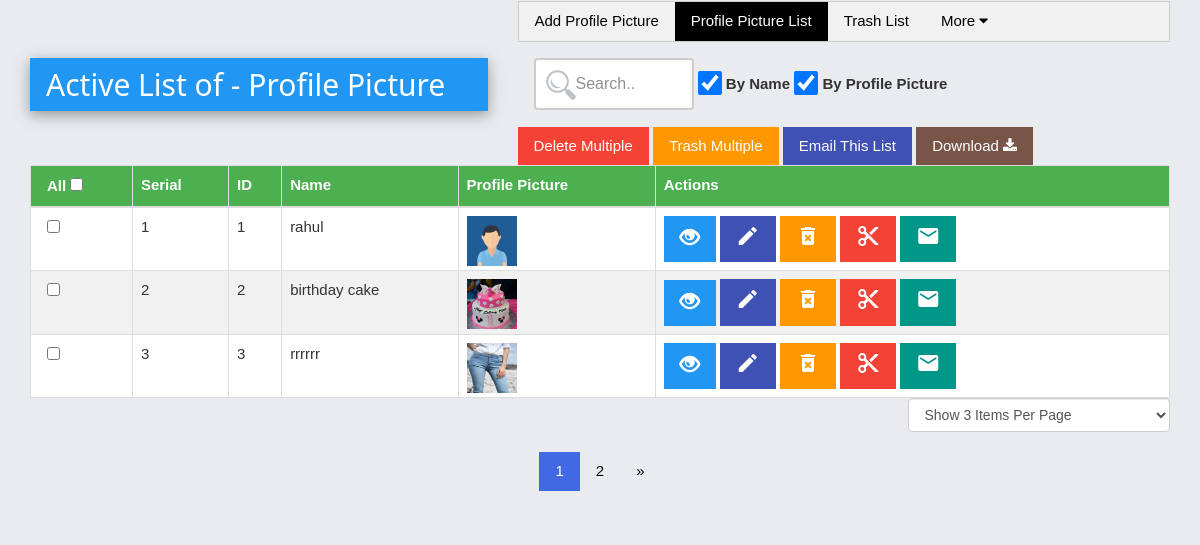
Screenshot of /views/Team_Error_Point/ProfilePicture/index.php with the database file from the repository.
### tables this page shows
CREATE TABLE `tbl_profile_pictures` (
  `id` int(11) NOT NULL,
  `name` varchar(100) NOT NULL,
  `profile_picture` varchar(100) NOT NULL,
  `is_trashed` varchar(20) NOT NULL DEFAULT 'No'
);

### src/Team_Error_Point/ProfilePicture/ProfilePicture.php (called while the page is built, shortened)
<?php
class ProfilePicture extends Database
{
    public function index(){
        $query = "SELECT * FROM `tbl_profile_pictures` WHERE is_trashed = 'No'";
        $STH = $this->DBH->query($query);
        $STH->setFetchMode(PDO::FETCH_OBJ);
        $allData = $STH->fetchAll();
        return $allData;
    }
    public function getAllKeywords()
    {
        $_allKeywords = array();
        $allData = $this->index();
        foreach ($allData as $oneData) {
            $_allKeywords[] = trim($oneData->name);
        }
        foreach ($allData as $oneData) {
            $eachString= strip_tags($oneData->name);
            $eachString=trim( $eachString);
            $eachString= preg_replace( "/\r|\n/", " ", $eachString);
            $eachString= str_replace("&nbsp;","",  $eachString);
            $WordsArr = explode(" ", $eachString);
            foreach ($WordsArr as $eachWord){
                $_allKeywords[] = trim($eachWord);
            }
        }
        $allData = $this->index();
        foreach ($allData as $oneData) {
            $_allKeywords[] = trim($oneData->profile_picture);
        }
        $allData = $this->index();
        foreach ($allData as $oneData) {
            $eachString= strip_tags($oneData->profile_picture);
            $eachString=trim( $eachString);
            $eachString= preg_replace( "/\r|\n/", " ", $eachString);
            $eachString= str_replace("&nbsp;","",  $eachString);
            $WordsArr = explode(" ", $eachString);
            foreach ($WordsArr as $eachWord){
                $_allKeywords[] = trim($eachWord);
            }
        }
        return array_unique($_allKeywords);
    }
    public function indexPaginator($page=1,$itemsPerPage=3){
        $start = (($page-1) * $itemsPerPage);
        $sql = "SELECT * from tbl_profile_pictures  WHERE is_trashed = 'No' LIMIT $start,$itemsPerPage";
        $STH = $this->DBH->query($sql);
        $STH->setFetchMode(PDO::FETCH_OBJ);
        $arrSomeData  = $STH->fetchAll();
        return $arrSomeData;
    }
}

### src/Team_Error_Point/Model/Database.php (called while the page is built, shortened)
<?php
class Database
{
    public function __construct()
    {
        try{
            $this->DBH =new PDO("mysql:host=localhost;dbname=db_atomic_project", "root", "");
        }catch(PDOException $error){
            echo $error->getMessage();
        }
    }
}

### views/Team_Error_Point/ProfilePicture/index.php (the view, shortened to what this page needs)
<?php
    $obj = new ProfilePicture();
    $allData = $obj->index();
    $availableKeywords = $obj->getAllKeywords();
    $recordCount= count($allData);
    if(isset($_REQUEST['Page']))   $page = $_REQUEST['Page'];
    else if(isset($_SESSION['Page']))   $page = $_SESSION['Page'];
    else   $page = 1;
    if(isset($_REQUEST['ItemsPerPage']))   $itemsPerPage = $_REQUEST['ItemsPerPage'];
    else if(isset($_SESSION['ItemsPerPage']))   $itemsPerPage = $_SESSION['ItemsPerPage'];
    else   $itemsPerPage = 3;
    $pages = ceil($recordCount/$itemsPerPage);
    $someData = $obj->indexPaginator($page,$itemsPerPage);
    $serial = (  ($page-1) * $itemsPerPage ) +1;
?>
<!doctype html>
<html lang="en">
<head>
    <link rel="stylesheet" href="../../../resources/bootstrap/css/bootstrap.min.css">
    <link rel="stylesheet" href="../../../resources/w3css/4/w3.css">
    <link rel="stylesheet" href="../../../resources/font-awesome-4.7.0/css/font-awesome.min.css">
    <link rel="stylesheet" href="../../../resources/style.css">
    <link rel="stylesheet" href="../../../resources/bootstrap/css/jquery-ui.css">
</head>
<body style="background-color: #E9EBEE">
<div class="container">
    <div class="row">
        <div class="col-md-7">
            <div class="w3-bar w3-border w3-light-grey">
                <a href="create.php" class="w3-bar-item w3-button" style="text-decoration: none">Add Profile Picture</a>
                <a href="index.php" class="w3-bar-item w3-button w3-black" style="text-decoration: none">Profile Picture List</a>
                <a href="trashed.php" class="w3-bar-item w3-button" style="text-decoration: none">Trash List</a>
                <div class="w3-dropdown-hover">
                    <button class="w3-button">More <i class="fa fa-caret-down"></i></button>
                </div>
            </div>
        </div>
    </div>
            <div class="row">
                <div class="col-sm-5">
                    <div class="w3-panel w3-blue w3-card-4">
                        <h2> Active List of - Profile Picture </h2>
                    </div>
                </div>
                <div class="col-sm-6">
                    <div class="w3-panel">
                        <form id="searchForm" action="index.php"  method="get">
                            <input type="text" value="" id="searchID" name="search" placeholder="Search..">
                            <input class="w3-check" type="checkbox" name="byName" checked="checked">
                            <label> By Name</label>
                            <input class="w3-check" type="checkbox" name="byProfilePicture" checked="checked">
                            <label> By Profile Picture</label>
                        </form>
                    </div>
                </div>
            </div>
        <form id="selectionForm" action="trash_multiple.php" method="post">
                <div class="row">
                    <div class="col-sm-5"></div>
                    <div class="col-lg-7">
                        <input type="button" id="deleteMultipleButton" class="w3-btn w3-red w3-hover-red" value="Delete Multiple">
                        <input type="button" id="trashMultipleButton" class="w3-btn w3-orange w3-hover-orange w3-text-white w3-hover-text-white" value="Trash Multiple">
                        <a href="email.php?list=1" class="w3-btn w3-indigo w3-hover-indigo" style="text-decoration: none">Email This List</a>
                        <div class="w3-dropdown-hover">
                            <button class="w3-btn w3-brown w3-hover-brown">Download <i class="fa fa-download"></i></button>
                        </div>
                    </div>
                </div>
                <div class="row">
                    <div class="col-sm-12">
                            <table class="table-bordered w3-table-all w3-hoverable">
                                <thead>
                                <tr class="w3-green">
                                    <th>All <input type="checkbox" name="select_all" id="select_all"></th>
                                    <th>Serial</th>
                                    <th>ID</th>
                                    <th>Name</th>
                                    <th>Profile Picture</th>
                                    <th>Actions</th>
                                </tr>
                                </thead>
                                <?php
                                    foreach($someData as $row){
                                        echo "
                                            <tr>
                                                <td>
                                                    <input type='checkbox' class='checkbox' name='selectedIDs[]' value='$row->id'>
                                                </td>
                                                <td>$serial</td>
                                                <td>$row->id</td>
                                                <td>$row->name</td>
                                                <td><img src='Images/$row->profile_picture' height='50px;' width='50px;'> </td>
                                                <td>
                                                    <a href='view.php?id=$row->id' title='View'>
                                                        <button type='button' class='w3-btn w3-blue w3-hover-blue' style='font-size: 20px;'>
                                                            <span class='glyphicon glyphicon-eye-open'></span>
                                                        </button>
                                                    </a>
                                                    <a href='edit.php?id=$row->id' title='Edit'>
                                                        <button type='button' class='w3-btn w3-indigo w3-hover-indigo'>
                                                            <i class='material-icons'>edit</i>
                                                        </button>
                                                    </a>
                                                    <a href='trash.php?id=$row->id' title='Trash'>
                                                            <button type='button' class='w3-btn w3-orange w3-hover-orange w3-text-white w3-hover-text-white'>
                                                                <i class='material-icons'>delete_forever</i>
                                                            </button>
                                                        </a>
                                                    <a href='delete.php?id=$row->id' title='Delete'>
                                                            <button type='button' onclick='return confirm_delete()' class='w3-btn w3-red w3-hover-red'>
                                                                <i class='material-icons'>content_cut</i>
                                                            </button>
                                                        </a>
                                                        <a href='email.php?id=$row->id' title='Email'>
                                                            <button type='button' class='w3-btn w3-teal w3-hover-teal w3-text-white w3-hover-text-white'>
                                                                <i class='material-icons'>mail</i>
                                                            </button>
                                                        </a>
                                                </td>
                                            </tr>
                                        ";
                                        $serial++;
                                    }
                                ?>
                            </table>
                        </div>
                </div>
            </form>
    <div class="row">
        <div class="col-sm-9"></div>
        <div class="col-lg-3">
            <select class="form-control"  name="ItemsPerPage" id="ItemsPerPage" onchange="javascript:location.href = this.value;" >
                <?php
                if($itemsPerPage==3 ) echo '<option value="?ItemsPerPage=3" selected >Show 3 Items Per Page</option>';
                else echo '<option  value="?ItemsPerPage=3">Show 3 Items Per Page</option>';
                ?>
            </select>
        </div>
    </div>
    <div class="row" align="center">
        <div class="pagination">
            <?php
            $pagePlusOne  = $page+1;
            for($i=1;$i<=$pages;$i++)
            {
                if($i==$page) echo '<a href="" class="active">'. $i . '</a>';
                else  echo "<a href='?Page=$i'>". $i . '</a>';
            }
            if($page<$pages)
                echo "<a href='index.php?Page=$pagePlusOne' title='Next'>" . "&raquo;" . "</a>";
            ?>
        </div>
    </div>
</div>
</body>
</html>

### resources/w3css/4/w3.css (style rules this page uses)
html { box-sizing:border-box }
*,*:before,*:after { box-sizing:inherit }
html { -ms-text-size-adjust:100%;-webkit-text-size-adjust:100% }
body { margin:0 }
a { background-color:transparent;-webkit-text-decoration-skip:objects }
img { border-style:none }
button,input,select,textarea { font:inherit;margin:0 }
button,input { overflow:visible }
button,select { text-transform:none }
button,html [type=button],[type=reset],[type=submit] { -webkit-appearance:button }
[type=checkbox],[type=radio] { padding:0 }
html,body { font-family:Verdana,sans-serif;font-size:15px;line-height:1.5 }
html { overflow-x:hidden }
h2 { font-size:30px }
h1,h2,h3,h4,h5,h6 { font-family:"Segoe UI",Arial,sans-serif;font-weight:400;margin:10px 0 }
img { margin-bottom:-5px }
a { color:inherit }
.w3-table,.w3-table-all { border-collapse:collapse;border-spacing:0;width:100%;display:table }
.w3-table-all { border:1px solid #ccc }
.w3-bordered tr,.w3-table-all tr { border-bottom:1px solid #ddd }
.w3-table-all tr:nth-child(odd) { background-color:#fff }
.w3-table-all tr:nth-child(even) { background-color:#f1f1f1 }
.w3-table td,.w3-table th,.w3-table-all td,.w3-table-all th { padding:8px 8px;display:table-cell;text-align:left;vertical-align:top }
.w3-table th:first-child,.w3-table td:first-child,.w3-table-all th:first-child,.w3-table-all td:first-child { padding-left:16px }
.w3-btn,.w3-button { border:none;display:inline-block;outline:0;padding:8px 16px;vertical-align:middle;overflow:hidden;text-decoration:none;color:inherit;background-color:inherit;text-align:center;cursor:pointer;white-space:nowrap }
.w3-btn,.w3-button { -webkit-touch-callout:none;-webkit-user-select:none;-khtml-user-select:none;-moz-user-select:none;-ms-user-select:none;user-select:none }
.w3-dropdown-click,.w3-dropdown-hover { position:relative;display:inline-block;cursor:pointer }
.w3-check,.w3-radio { width:24px;height:24px;position:relative;top:6px }
.w3-bar { width:100%;overflow:hidden }
.w3-bar .w3-bar-item { padding:8px 16px;float:left;width:auto;border:none;outline:none;display:block }
.w3-bar .w3-dropdown-hover,.w3-bar .w3-dropdown-click { position:static;float:left }
.w3-bar .w3-button { white-space:normal }
.w3-container:after,.w3-container:before,.w3-panel:after,.w3-panel:before,.w3-row:after,.w3-row:before,.w3-row-padding:after,.w3-row-padding:before, .w3-cell-row:before,.w3-cell-row:after,.w3-clear:after,.w3-clear:before,.w3-bar:before,.w3-bar:after { content:"";display:table;clear:both }
.w3-container,.w3-panel { padding:0.01em 16px }
.w3-panel { margin-top:16px;margin-bottom:16px }
.w3-card-4,.w3-hover-shadow:hover { box-shadow:0 4px 10px 0 rgba(0,0,0,0.2),0 4px 20px 0 rgba(0,0,0,0.19) }
.w3-border { border:1px solid #ccc!important }
.w3-blue,.w3-hover-blue:hover { color:#fff!important;background-color:#2196F3!important }
.w3-brown,.w3-hover-brown:hover { color:#fff!important;background-color:#795548!important }
.w3-green,.w3-hover-green:hover { color:#fff!important;background-color:#4CAF50!important }
.w3-indigo,.w3-hover-indigo:hover { color:#fff!important;background-color:#3f51b5!important }
.w3-orange,.w3-hover-orange:hover { color:#000!important;background-color:#ff9800!important }
.w3-red,.w3-hover-red:hover { color:#fff!important;background-color:#f44336!important }
.w3-teal,.w3-hover-teal:hover { color:#fff!important;background-color:#009688!important }
.w3-black,.w3-hover-black:hover { color:#fff!important;background-color:#000!important }
.w3-light-grey,.w3-hover-light-grey:hover,.w3-light-gray,.w3-hover-light-gray:hover { color:#000!important;background-color:#f1f1f1!important }
.w3-text-white,.w3-hover-text-white:hover { color:#fff!important }

### resources/style.css (style rules this page uses)
input[type=text] { width: 160px; box-sizing: border-box; border: 2px solid #ccc; border-radius: 4px; font-size: 16px; background-color: white; background-image: url('../images/searchicon.png'); background-position: 10px 10px; background-repeat: no-repeat; padding: 12px 20px 12px 40px; -webkit-transition: width 0.4s ease-in-out; transition: width 0.4s ease-in-out; }
.pagination a { color: black; float: left; padding: 8px 16px; text-decoration: none; transition: background-color .3s; }
.pagination a.active { background-color: royalblue; color: white; }

### rows the page displays
tbl_profile_pictures: id "1", name "rahul", profile_picture (picture)
tbl_profile_pictures: id "2", name "birthday cake", profile_picture (picture)
tbl_profile_pictures: id "3", name "rrrrrr", profile_picture (picture)
